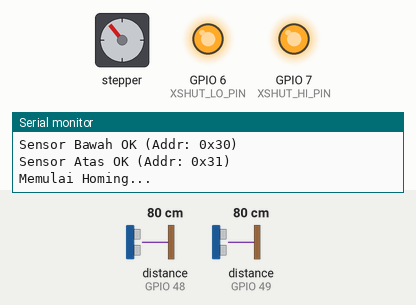
Recording of a program running on a simulated ESP32-C3. On the bench: stepper motor, output pins drawn as LEDs (lit = HIGH), the last lines printed to the serial monitor. The inputs (shaded band) are chosen by the test bench; at power-on: distance to the obstacle (sensors on GPIO 48, GPIO 49) 80 cm. WiFi joins after 1.5 s; servers stay silent unless stated; stepper angles assume 200 steps per turn.

Above: at 4.3 s.
4.4 s: distance to the obstacle (sensor on GPIO 48) set to 6 cm
At 4.6 s:
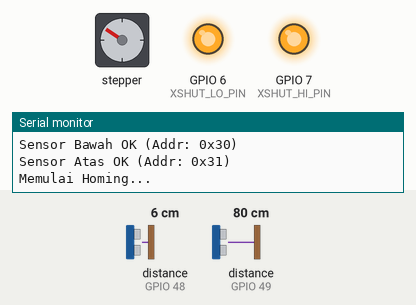
7.4 s: distance to the obstacle (sensor on GPIO 48) set to 3 cm
At 8.7 s:
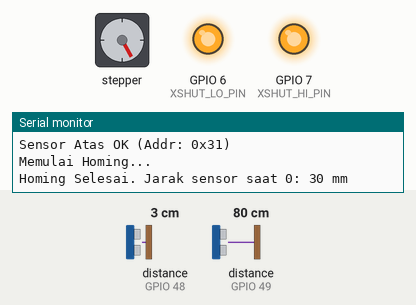
Timing chart, 0 to 10.4 s (numbered marks = the images above; inputs shaded):
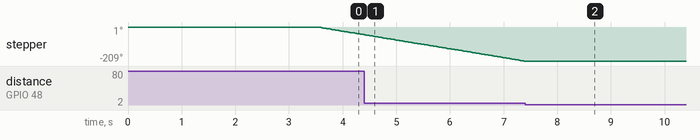

The program:

main.cpp
```cpp
#include <Arduino.h>
#include <AccelStepper.h>
#include <Wire.h>
#include <VL53L0X.h>
#include "wifi_setup.h"

WifiSetup *wifiSetup;

#define STEP_PIN        2
#define DIR_PIN         3


#define SDA_PIN         4
#define SCL_PIN         5
#define XSHUT_LO_PIN    6  // Pin XSHUT untuk Sensor Bawah (Homing)
#define XSHUT_HI_PIN    7  // Pin XSHUT untuk Sensor Atas (Limit Max)


#define MAX_SPEED       1500.0 // Steps/sec
#define HOMING_SPEED    -400.0 // Negative untuk mundur
#define PID_INTERVAL    10     // ms


#define LIMIT_THRESHOLD_MM  50
#define LO_ADDR 0x30
#define HI_ADDR 0x31

float Kp = 6.0;
float Ki = 0.01;
float Kd = 25.0;

AccelStepper stepper(AccelStepper::DRIVER, STEP_PIN, DIR_PIN);
VL53L0X sensorLo; // Sensor Bawah (Home)
VL53L0X sensorHi; // Sensor Atas (End)

long targetPosition = 0;
unsigned long lastPIDTime = 0;
float previousError = 0;
float integral = 0;
bool isHomed = false;
bool emergencyStop = false;

// void appWifi(void *param);

void initSensors();
void homingSequence();
void runPIDControl();
void parseSerialCommand();
void checkSafetyLimits();

void setup() {
    Serial.begin(115200);
    delay(2000); // Waktu untuk buka serial monitor

    wifiSetup = new WifiSetup();
    wifiSetup->connectSTA();
    wifiSetup->setupWiFiSTA("wefee","wepaywefee");

    Serial.println("--- ESP32-C3 Advanced Camera Slider ---");

    stepper.setMaxSpeed(MAX_SPEED);

    Wire.begin(SDA_PIN, SCL_PIN);
    initSensors();

    homingSequence();
}

void loop() {
    if (emergencyStop) {
        stepper.setSpeed(0);
        stepper.runSpeed();
        return; // Skip logic lain
    }

    checkSafetyLimits();

    parseSerialCommand();

    unsigned long currentTime = millis();
    if (currentTime - lastPIDTime >= PID_INTERVAL) {
        runPIDControl();
        lastPIDTime = currentTime;
    }

    stepper.runSpeed();
}

void initSensors() {
    Serial.println("Inisialisasi Sensor ToF...");

    pinMode(XSHUT_LO_PIN, OUTPUT);
    pinMode(XSHUT_HI_PIN, OUTPUT);

    digitalWrite(XSHUT_LO_PIN, LOW);
    digitalWrite(XSHUT_HI_PIN, LOW);
    delay(10);

    digitalWrite(XSHUT_LO_PIN, HIGH); // Nyalakan Sensor LO
    delay(10);

    if (!sensorLo.init()) {
        Serial.println("Gagal init Sensor Bawah!");
        while(1);
    }
    sensorLo.setAddress(LO_ADDR);
    sensorLo.setTimeout(500);
    sensorLo.startContinuous();
    Serial.println("Sensor Bawah OK (Addr: 0x30)");

    digitalWrite(XSHUT_HI_PIN, HIGH);
    delay(10);

    if (!sensorHi.init()) {
        Serial.println("Gagal init Sensor Atas!");
        while(1);
    }
    sensorHi.setAddress(HI_ADDR);
    sensorHi.startContinuous();
    Serial.println("Sensor Atas OK (Addr: 0x31)");
}

void homingSequence() {
    Serial.println("Memulai Homing...");
    stepper.setSpeed(HOMING_SPEED);

    bool homingComplete = false;

    while (!homingComplete) {
        int distLo = sensorLo.readRangeContinuousMillimeters();

        if (sensorLo.timeoutOccurred()) {
            Serial.println("TIMEOUT Sensor LO!");
            // Opsional: Handle error
        }

        if (distLo < LIMIT_THRESHOLD_MM && distLo > 0 && distLo < 1200) {
            // Kita anggap >0 dan <1200 valid (filter glitch 8190mm saat sensor bingung)
            stepper.setSpeed(0);
            homingComplete = true;
        } else {
            stepper.runSpeed();
        }
    }

    delay(500);
    stepper.setCurrentPosition(0);
    targetPosition = 0;
    isHomed = true;

    Serial.print("Homing Selesai. Jarak sensor saat 0: ");
    Serial.print(sensorLo.readRangeContinuousMillimeters());
    Serial.println(" mm");
}

void checkSafetyLimits() {
    // Hanya cek setiap beberapa ms agar tidak membebani I2C terlalu parah
    static unsigned long lastCheck = 0;
    if (millis() - lastCheck < 50) return;
    lastCheck = millis();

    int distLo = sensorLo.readRangeContinuousMillimeters();
    int distHi = sensorHi.readRangeContinuousMillimeters();

    if (stepper.speed() < 0 && distLo < (LIMIT_THRESHOLD_MM - 10)) {
        Serial.println("BAHAYA: Terlalu dekat batas BAWAH!");
        stepper.setSpeed(0);
        targetPosition = stepper.currentPosition(); // Batalkan target
    }

    if (stepper.speed() > 0 && distHi < (LIMIT_THRESHOLD_MM - 10)) {
        Serial.println("BAHAYA: Terlalu dekat batas ATAS!");
        stepper.setSpeed(0);
        targetPosition = stepper.currentPosition(); // Batalkan target
    }
}

void runPIDControl() {
    if (!isHomed) return;

    long currentPosition = stepper.currentPosition();
    float error = targetPosition - currentPosition;

    if (abs(error) < 5) {
        error = 0;
        integral = 0;
        stepper.setSpeed(0);
        return;
    }

    float P = Kp * error;
    integral += error;
    integral = constrain(integral, -2000, 2000);
    float I = Ki * integral;
    float D = Kd * (error - previousError);
    previousError = error;

    float pidOutput = P + I + D;

    if (pidOutput > MAX_SPEED) pidOutput = MAX_SPEED;
    if (pidOutput < -MAX_SPEED) pidOutput = -MAX_SPEED;

    stepper.setSpeed(pidOutput);
}

void parseSerialCommand() {
    if (Serial.available() > 0) {
        String input = Serial.readStringUntil('\n');
        input.trim();

        if (input.equalsIgnoreCase("STOP")) {
            emergencyStop = true;
            Serial.println("EMERGENCY STOP!");
        }
        else if (input.equalsIgnoreCase("RESET")) {
            emergencyStop = false;
            Serial.println("System Reset.");
        }
        else if (input.length() > 0 && !emergencyStop) {
            long newPos = input.toInt();
            targetPosition = newPos;
            previousError = 0;
            Serial.print("Target: "); Serial.println(targetPosition);
        }
    }
}
```

Measured:
- the behaviour switches between 5 and 4 cm on distance to the obstacle (sensor on GPIO 48) (found by bisection; images 1 and 2)
- after the input at 7.4 s, stepper: stops changing and stays -209°
